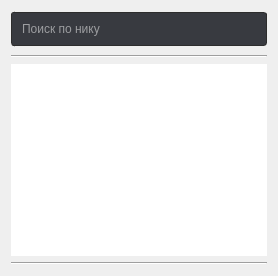
           <widget class="QWidget" name="users_page">
            <attribute name="title">
             <string>Пользователи</string>
            </attribute>
            <layout class="QVBoxLayout" name="verticalLayout_4">
             <item>
              <widget class="QLineEdit" name="lineEdit_7">
               <property name="styleSheet">
                <string notr="true">QLineEdit {
    border: 1px solid rgb(45, 45, 45);
    border-radius: 3px;
	margin-top:1px;
	margin-bottom:3px;
    padding: 8 8px;
	color: rgb(255, 255, 255);
	background-color: rgb(56, 58, 64);
	selection-background-color: rgb(111, 165, 82);
	font: 900 9pt &quot;Segoe UI Black&quot;;
}</string>
               </property>
               <property name="placeholderText">
                <string>Поиск по нику</string>
               </property>
              </widget>
             </item>
             <item>
              <widget class="Line" name="line_3">
               <property name="orientation">
                <enum>Qt::Horizontal</enum>
               </property>
              </widget>
             </item>
             <item>
              <widget class="QListWidget" name="UsersListWidget">
               <property name="styleSheet">
                <string notr="true">QListWidget { border: 0px; }
QListView::item { height: 32px; }


QScrollArea {
border: 0px solid rgb(72, 72, 72);
}


QScrollBar:horizontal
    {
        height: 15px;
        margin: 3px 15px 3px 15px;
        border: 1px transparent #2A2929;
        border-radius: 4px;
        background-color: yellow;    /* #2A2929; */
    }

    QScrollBar::handle:horizontal
    {
        background-color: blue;      /* #605F5F; */
        min-width: 5px;
        border-radius: 4px;
    }

    QScrollBar::add-line:horizontal
    {
        margin: 0px 3px 0px 3px;
        border-image: url(:/qss_icons/rc/right_arrow_disabled.png);
        width: 10px;
        height: 10px;
        subcontrol-position: right;
        subcontrol-origin: margin;
    }

    QScrollBar::sub-line:horizontal
    {
        margin: 0px 3px 0px 3px;
        border-image: url(:/qss_icons/rc/left_arrow_disabled.png);
        height: 10px;
        width: 10px;
        subcontrol-position: left;
        subcontrol-origin: margin;
    }

    QScrollBar::add-line:horizontal:hover,QScrollBar::add-line:horizontal:on
    {
        border-image: url(:/qss_icons/rc/right_arrow.png);
        height: 10px;
        width: 10px;
        subcontrol-position: right;
        subcontrol-origin: margin;
    }


    QScrollBar::sub-line:horizontal:hover, QScrollBar::sub-line:horizontal:on
    {
        border-image: url(:/qss_icons/rc/left_arrow.png);
        height: 10px;
        width: 10px;
        subcontrol-position: left;
        subcontrol-origin: margin;
    }

    QScrollBar::up-arrow:horizontal, QScrollBar::down-arrow:horizontal
    {
        background: none;
    }


    QScrollBar::add-page:horizontal, QScrollBar::sub-page:horizontal
    {
        background: none;
    }

    QScrollBar:vertical
    {
        background-color: #2A2929;
        width: 15px;
        margin: 15px 3px 15px 3px;
        border: 1px transparent #2A2929;
        border-radius: 4px;
    }

    QScrollBar::handle:vertical
    {
        
		background-color: rgb(88, 88, 88);
        min-height: 5px;
        border-radius: 4px;
    }

    QScrollBar::sub-line:vertical
    {
        margin: 3px 0px 3px 0px;
        border-image: url(:/qss_icons/rc/up_arrow_disabled.png);
        height: 10px;
        width: 10px;
        subcontrol-position: top;
        subcontrol-origin: margin;
    }

    QScrollBar::add-line:vertical
    {
        margin: 3px 0px 3px 0px;
        border-image: url(:/qss_icons/rc/down_arrow_disabled.png);
        height: 10px;
        width: 10px;
        subcontrol-position: bottom;
        subcontrol-origin: margin;
    }

    QScrollBar::sub-line:vertical:hover,QScrollBar::sub-line:vertical:on
    {
        border-image: url(:/qss_icons/rc/up_arrow.png);
        height: 10px;
        width: 10px;
        subcontrol-position: top;
        subcontrol-origin: margin;
    }

    QScrollBar::add-line:vertical:hover, QScrollBar::add-line:vertical:on
    {
        border-image: url(:/qss_icons/rc/down_arrow.png);
        height: 10px;
        width: 10px;
        subcontrol-position: bottom;
        subcontrol-origin: margin;
    }

    QScrollBar::up-arrow:vertical, QScrollBar::down-arrow:vertical
    {
        background: none;
    }

    QScrollBar::add-page:vertical, QScrollBar::sub-page:vertical
    {
        background: none;
    }</string>
               </property>
              </widget>
             </item>
             <item>
              <widget class="Line" name="line_6">
               <property name="orientation">
                <enum>Qt::Horizontal</enum>
               </property>
              </widget>
             </item>
            </layout>
           </widget>
